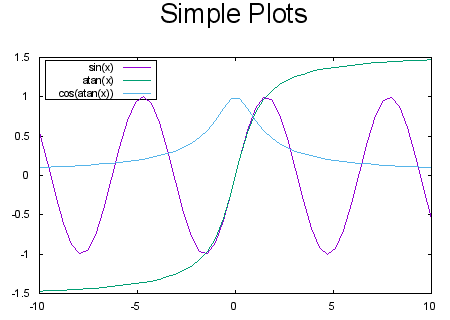

Generate this figure with gnuplot:
set terminal png transparent nocrop enhanced size 450,320 font "arial,8"
set output 'test.png'
set key inside left top vertical Right noreverse enhanced autotitle box lt black linewidth 1.000 dashtype solid
set samples 50, 50
set title "Simple Plots"
set title  font ",20" norotate
plot [-10:10] sin(x),atan(x),cos(atan(x))
